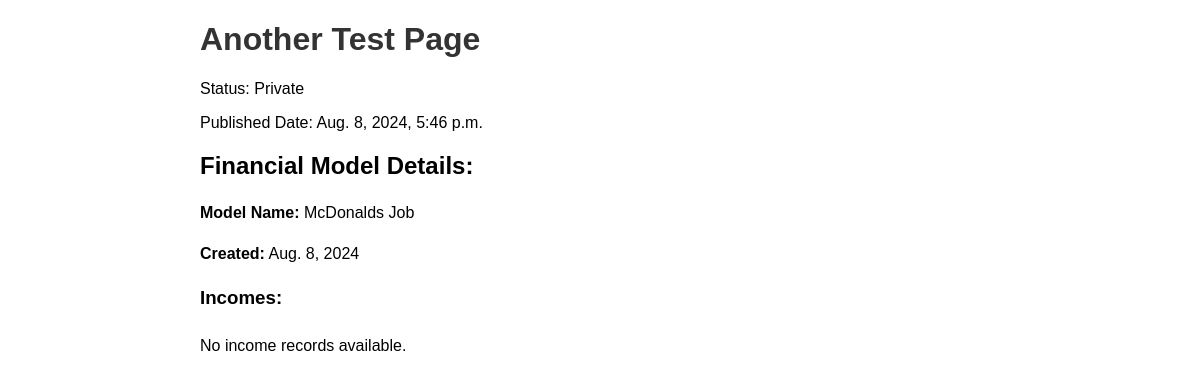
The page /pages/another-test-page/ (signed in) on the database as committed earlier.
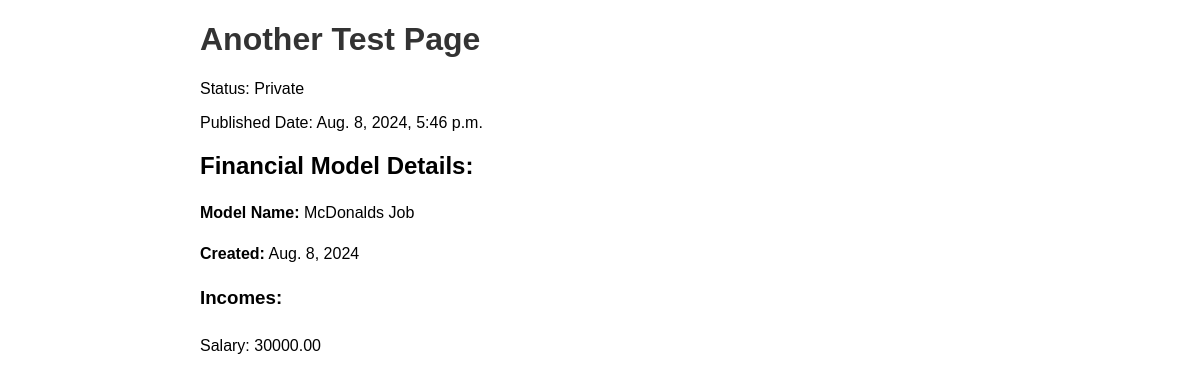
The same page on the database as committed later.
### personalfinance/models.py (models this page shows, shortened)
class PublishedPage(models.Model):
    id = models.AutoField(primary_key=True)
    fmodel = models.OneToOneField(FModel, on_delete=models.CASCADE)
    page_name = models.CharField(max_length=100, unique=True)
    slug = models.SlugField(max_length=100, unique=True, blank=True)
    is_public = models.BooleanField(default=False)
    published_date = models.DateTimeField(auto_now_add=True)

class FModel(models.Model):
    id = models.IntegerField(primary_key=True)
    user = models.ForeignKey(User, on_delete=models.CASCADE)
    fmodel_name = models.CharField(max_length=100)
    created = models.DateField(auto_now_add=True)
    class Meta:
        constraints = [
            models.UniqueConstraint(fields=['user', 'fmodel_name'], name='unique_fmodel_per_user')
        ]

class Income(models.Model):
    id = models.IntegerField(primary_key=True)
    fmodel = models.ForeignKey(FModel, on_delete=models.CASCADE)
    income_name = models.CharField(max_length=100)
    value = models.DecimalField(max_digits=10, decimal_places=2)

### personalfinance/views.py (the view)
# urls.py: path('pages/<slug:slug>/', views.published_page_view, name='published_page'),
def published_page_view(request, slug):
    published_page = get_object_or_404(PublishedPage, slug=slug)
    if not published_page.is_public:
        if not request.user.is_authenticated or published_page.fmodel.user != request.user:
            return HttpResponseForbidden("You do not have permission to view this page.")
    context = {
        'published_page': published_page,
        'fmodel': published_page.fmodel,
        'incomes': published_page.fmodel.income_set.all(),
    }
    return render(request, 'published_page.html', context)

### personalfinance/templates/published_page.html (shortened to what this page needs)
<!DOCTYPE html>
<html lang="en">
<head>
</head>
<body>
    <div class="container">
        <h1>{{ published_page.page_name }}</h1>
        <p>Status: {% if published_page.is_public %}Public{% else %}Private{% endif %}</p>
        <p>Published Date: {{ published_page.published_date }}</p>
        <div class="details">
            <h2>Financial Model Details:</h2>
            <p><strong>Model Name:</strong> {{ fmodel.fmodel_name }}</p>
            <p><strong>Created:</strong> {{ fmodel.created }}</p>
        </div>
        <div class="incomes">
            <h3>Incomes:</h3>
            <ul>
                {% for income in incomes %}
                    <li>{{ income.income_name }}: {{ income.value }}</li>
                {% empty %}
                    <li>No income records available.</li>
                {% endfor %}
            </ul>
        </div>
    </div>
</body>
</html>

### personalfinance/templates/published_page.html (style rules this page uses)
body { font-family: Arial, sans-serif; margin: 20px; padding: 0; }
h1 { color: #333; }
.container { max-width: 800px; margin: 0 auto; }
.details, .incomes { margin-bottom: 20px; }
.details p, .incomes ul { line-height: 1.6; }
.incomes ul { list-style-type: none; padding: 0; }
.incomes li { padding: 5px 0; }

Rows that differ between the two databases and show on the page:
added Income: income_name "Salary", value "30000.00"
Other text that changed with them:
text no longer shown: "No income records available."
